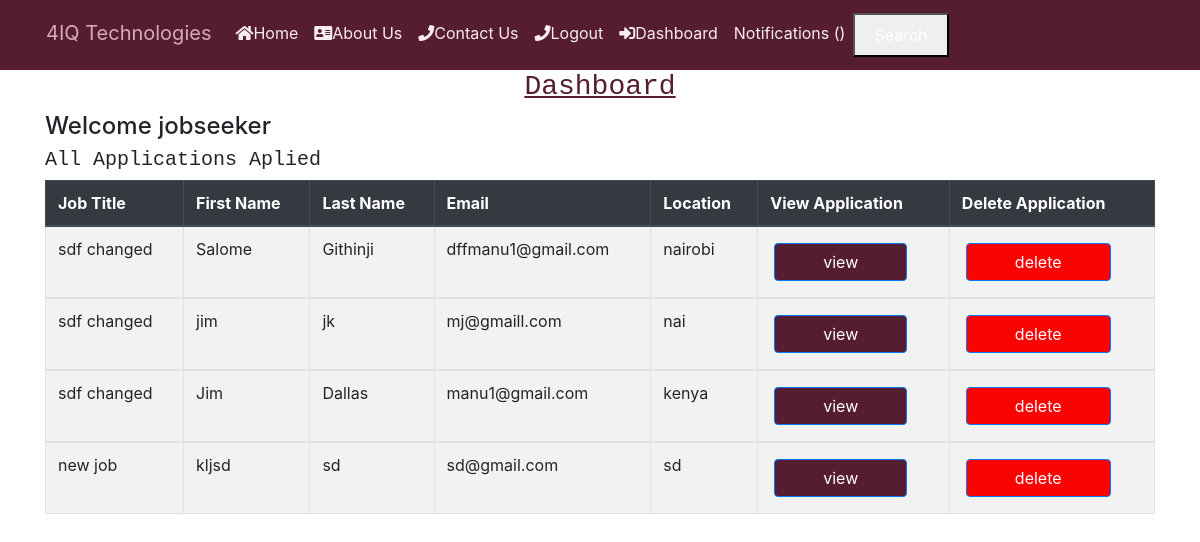
/users/dashboard (signed in), run on the app's committed database.
### job/models.py (models this page shows, shortened)
class Application(models.Model):
    job = models.ForeignKey(Job,
                            related_name='applications',
                             on_delete=models.CASCADE)
    first_name = models.CharField(max_length=200, null=True, blank=True)
    last_name = models.CharField(max_length=200, null=True, blank=True)
    date_of_birth = models.CharField(max_length=20, blank=True, null=True)
    gender = models.CharField(max_length=1,
                              choices=GENDER,
                              blank=False,
                              null=True)
    email = models.EmailField(max_length=70, blank=True, unique=True)
    location = models.CharField(
        max_length=104,
        null=True
    )
    mobile = models.IntegerField(null=True, blank=True)
    education   = models.CharField( max_length=255, null=True, blank=True)
    content = models.TextField()
    experience = models.TextField()
    resume  = models.FileField( upload_to="resumes/", null=True, blank=True)
    created_at = models.DateTimeField(auto_now_add=True,null=False)
    created_by = models.ForeignKey(User,
                                   related_name="applications",
                                   on_delete=models.CASCADE)
    class Meta:
        ordering = ['-created_at']

class Job(models.Model):
    COMPUTER_SUPPORT_SPECIALIST = 'Computer Support Specialist'
    HARDWARE_ENGINEER = 'Hardware Engineer'
    COMPUTER_SYSTEM_ANALYST = 'Computer System Analyst'
    SOFTWARE_DEVELOPER = 'Software Developer'
    PROGRAMMER = 'Programmer'
    WEB_DEVELOPER = 'Web Developer'
    NETWORK_ENGINEER = 'Network Engineer'
    SOFTWARE_TESTER = 'Software Tester'
    FRONTEND_DEVELOPER = "Frontend Developer"
    BACKEND_DEVELOPER = "Backend Developer"
    CHOICES_SIZE =   ( (COMPUTER_SUPPORT_SPECIALIST ,'CSS'),
    ( HARDWARE_ENGINEER ,'HWA'),
    ( COMPUTER_SYSTEM_ANALYST, 'CSA' ),
    ( SOFTWARE_DEVELOPER, 'SWD'),
    ( PROGRAMMER , 'PRG'),
    ( WEB_DEVELOPER,'WBD'),
    ( NETWORK_ENGINEER,'NWE'),
    ( SOFTWARE_TESTER,'SWT'),
    (FRONTEND_DEVELOPER,"FD"),
    (BACKEND_DEVELOPER,"BD")
    )
    ACTIVE = 'active'
    EMPLOYED = 'employed'
    ARCHIVED = 'archived'
    CHOICES_STATUS = (
        (EMPLOYED,'Employed'),
        (ACTIVE,'Active' ),
        (ARCHIVED,'Archived' )
     )
    title = models.CharField(max_length=200)
    created_at = models.DateTimeField(auto_now_add=True)
    skillset_required = models.TextField(max_length=2000)
    about_job = models.TextField(blank=True, null=True)
    image = models.ImageField(upload_to="covers/",null=True,blank=True)
    experience = models.CharField(max_length=100,null=True)
    salary = models.CharField(max_length=50,null=True)
    deadline = models.CharField(max_length=50,null=True)
    department_name = models.CharField( max_length=30,choices=CHOICES_SIZE)
    created_by = models.ForeignKey(User,
                                   related_name="jobs",
                                   on_delete=models.CASCADE)
    status = models.CharField(max_length=20,choices=CHOICES_STATUS)
    class Meta:
        ordering = ['-created_at']

### users/views.py (the view)
# urls.py: path("dashboard", views.dashboard, name="dashboard"),
@login_required
def dashboard(request):
   return render ( request,'dashboard.html' ,{'userprofile': request.user.userprofile})

### notification/context_processor.py (called while the page is built)
def notifications(request):
    if request.user.is_authenticated:
        return {
            "notificactions": request.user.notifications.filter(is_read=False)
        }
    else:
        return {"notifications": []}

### users/templates/dashboard.html (shortened to what this page needs)
{% include 'header.html' %}
{% block content %}
  <div class="container">
    <h3 class="title">
      <center style="text-decoration: underline; color: #561c32 ;font-family: 'Courier New', Courier, monospace;">Dashboard</center>
    </h3>
{% if userprofile.is_employer %}
<h4 class="subtitle">Welcome  Employer..</h4>
<div><a href="{% url 'job:add'  %}">
  <input
  type="submit"
  value="Add Job"
  class="m-1 px-5 btn btn-primary"
  style="background-color: #561c32"
  /> <a href=""></a>
</div>
<h3 class="subtitle">View all jobs posted</h3>
<table class="table table table-striped table-bordered">
  <thead class="thead-dark">
    <tr>
      <th scope="col">Job Id</th>
      <th scope="col">Job name</th>
      <th scope="col">Date created</th>
      <th scope="col">View Aplicants</th>
    </tr>
  </thead>
  <tbody>
    {% for job in request.user.jobs.all %}
    <tr>
      <th scope="row">   {{ job.id }} </a></th>
      <td>  {{ job.title }} ({{job.get_status_display}})</td>
      <td>  {{ job.created_at }}</td>
      <td><a href="{% url 'users:view_dashboard_job' job.id%}"><i class="fas fa-bars"></i> Candidates</td>
    </tr>
    {% empty %}
    <p>You have not posted any jobs yet...</p>
    {% endfor %}
  </tbody>
</table>
{% else %}
<h4 class="subtitle">Welcome  jobseeker</h4>
<h5 class="subtitle" style="font-family: 'Courier New', Courier, monospace;">All Applications Aplied</h5>
<table class="table table-striped table-bordered" style="width: 100%">
  <thead class="thead-dark">
    <tr>
      <th scope="col">Job Title</th>
      <th scope="col">First Name</th>
      <th scope="col">Last Name</th>
      <th scope="col">Email</th>
      <th scope="col">Location</th>
      <th scope="col">View Application</th>
      <th scope="col">Delete Application</th>
    </tr>
  </thead>
  {% for application in request.user.applications.all %}
  <tbody>
    <tr>
      <td>{{ application.job.title }}</td>
      <td>{{ application.first_name }}</td>
      <td>{{ application.last_name }}</td>
      <td>{{ application.email }}</td>
      <td>{{ application.location }}</td>
      <td>
        <a
        href="{% url 'users:view_application' application.id %}
        "
        >
        <input
        type="submit"
        value="view"
        class="m-1 px-5 btn btn-primary"
          style="background-color: #561c32"
          />
        </a>
      </td>
      <td>
        <a href="{% url 'job:delete_application' application.id %}">
          <input
          type="submit"
          value="delete"
          class="m-1 px-5 btn btn-primary"
          style="background-color: #fa0303"
          />
        </a>
      </td>
    </tr>
  </tbody>
    {% empty %}
  <p>You have not applied for any jobs yet..</p>
  {% endfor %}
</table>
{% endif %}
</div>
{% endblock %}

### data on the page
Application: job "sdf changed", first_name "Salome", last_name "Githinji", email "dffmanu1@gmail.com", location "nairobi"
Application: job "sdf changed", first_name "jim", last_name "jk", email "mj@gmaill.com", location "nai"
Application: job "sdf changed", first_name "Jim", last_name "Dallas", email "manu1@gmail.com", location "kenya"
Application: job "new job", first_name "kljsd", last_name "sd", email "sd@gmail.com", location "sd"
